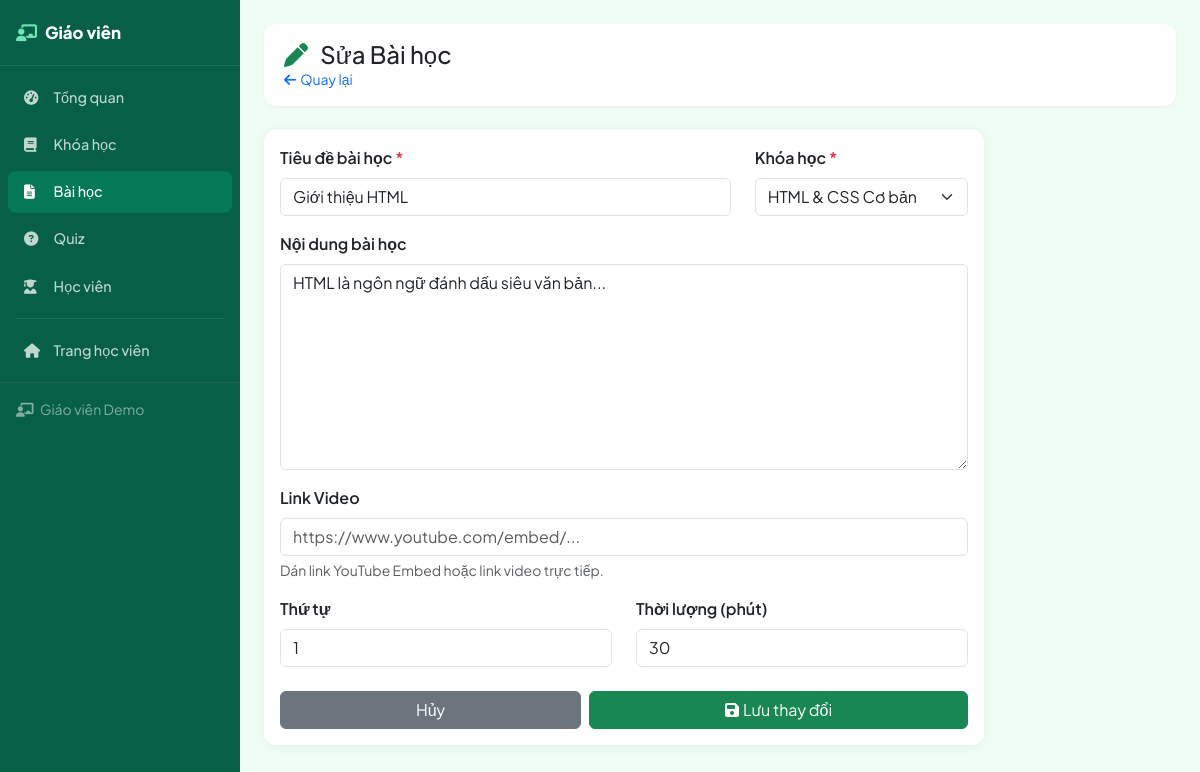
The page /teacher/bai-hoc/form.php?id=1 (signed in) on the database its author committed.
### tables this page shows
CREATE TABLE IF NOT EXISTS khoa_hoc (
    id INT AUTO_INCREMENT PRIMARY KEY,
    ten_khoa_hoc VARCHAR(200) NOT NULL,
    mo_ta TEXT,
    hinh_anh VARCHAR(255),
    gia_tien DECIMAL(10,0) DEFAULT 0,
    id_nguoi_tao INT,
    id_danh_muc INT,
    trang_thai ENUM('ban_nhap', 'da_duyet', 'bi_an') DEFAULT 'ban_nhap',
    ngay_tao TIMESTAMP DEFAULT CURRENT_TIMESTAMP,
    FOREIGN KEY (id_nguoi_tao) REFERENCES nguoi_dung(id) ON DELETE SET NULL,
    FOREIGN KEY (id_danh_muc) REFERENCES danh_muc(id) ON DELETE SET NULL
);

CREATE TABLE IF NOT EXISTS nguoi_dung (
    id INT AUTO_INCREMENT PRIMARY KEY,
    ho_ten VARCHAR(100) NOT NULL,
    email VARCHAR(100) UNIQUE NOT NULL,
    mat_khau VARCHAR(255) NOT NULL,
    vai_tro ENUM('hoc_vien', 'giao_vien', 'quan_tri') DEFAULT 'hoc_vien',
    anh_dai_dien VARCHAR(255) DEFAULT NULL,
    ngay_tao TIMESTAMP DEFAULT CURRENT_TIMESTAMP,
    trang_thai ENUM('hoat_dong', 'khong_hoat_dong') DEFAULT 'hoat_dong'
);

CREATE TABLE IF NOT EXISTS bai_hoc (
    id INT AUTO_INCREMENT PRIMARY KEY,
    id_khoa_hoc INT NOT NULL,
    tieu_de VARCHAR(200) NOT NULL,
    noi_dung TEXT,
    video_url VARCHAR(255),
    thu_tu INT DEFAULT 0,
    thoi_luong_phut INT DEFAULT 0,
    ngay_tao TIMESTAMP DEFAULT CURRENT_TIMESTAMP,
    FOREIGN KEY (id_khoa_hoc) REFERENCES khoa_hoc(id) ON DELETE CASCADE
);

### config/database.php (called while the page is built, shortened)
<?php
class Database {
    private static $instance = null;
    private $conn;
    private function __construct() {
        $this->conn = new mysqli(DB_HOST, DB_USER, DB_PASS, DB_NAME, DB_PORT);
        $this->conn->set_charset("utf8");
    }
    public static function getInstance() {
        if (!self::$instance) {
            self::$instance = new self();
        }
        return self::$instance;
    }
    public function getConnection() {
        return $this->conn;
    }
}
?>

### teacher/bootstrap.php (called while the page is built, shortened)
<?php
require_once dirname(__DIR__) . '/models/auth.php';
$auth = new Auth();
$nguoi_dung = $auth->layThongTinNguoiDung();
?>

### models/auth.php (called while the page is built, shortened)
<?php
require_once __DIR__ . '/../config/database.php';
class Auth {
    public function kiemTraDangNhap() {
        return isset($_SESSION['nguoi_dung']);
    }
    public function layThongTinNguoiDung() {
        if ($this->kiemTraDangNhap()) {
            return $_SESSION['nguoi_dung'];
        }
        return null;
    }
}
?>

### models/khoa_hoc.php (called while the page is built, shortened)
<?php
require_once __DIR__ . '/../config/database.php';
class KhoaHoc {
    private $db;
    public function __construct() {
        $this->db = Database::getInstance()->getConnection();
    }
    public function layTheoId($id) {
        $sql = "SELECT kh.*, nd.ho_ten as ten_giao_vien, dm.ten_danh_muc
                FROM khoa_hoc kh
                LEFT JOIN nguoi_dung nd ON kh.id_nguoi_tao = nd.id
                LEFT JOIN danh_muc dm ON kh.id_danh_muc = dm.id
                WHERE kh.id = ?";
        $stmt = $this->db->prepare($sql);
        $stmt->bind_param("i", $id);
        $stmt->execute();
        return $stmt->get_result()->fetch_assoc();
    }
    public function layKhoaHocCuaGiaoVien($giao_vien_id) {
        $stmt = $this->db->prepare("
            SELECT kh.*, dm.ten_danh_muc,
                   (SELECT COUNT(*) FROM bai_hoc WHERE id_khoa_hoc = kh.id) AS so_bai_hoc,
                   (SELECT COUNT(*) FROM dang_ky_khoa_hoc WHERE id_khoa_hoc = kh.id AND trang_thai = 'da_xac_nhan') AS so_hoc_vien
            FROM khoa_hoc kh
            LEFT JOIN danh_muc dm ON kh.id_danh_muc = dm.id
            WHERE kh.id_nguoi_tao = ?
            ORDER BY kh.ngay_tao DESC
        ");
        $stmt->bind_param("i", $giao_vien_id);
        $stmt->execute();
        return $stmt->get_result()->fetch_all(MYSQLI_ASSOC);
    }
}
?>

### models/bai_hoc.php (called while the page is built, shortened)
<?php
require_once __DIR__ . '/../config/database.php';
class BaiHoc {
    private $db;
    public function __construct() {
        $this->db = Database::getInstance()->getConnection();
    }
    public function layTheoId($id) {
        $stmt = $this->db->prepare("SELECT bh.*, kh.ten_khoa_hoc FROM bai_hoc bh
                                    LEFT JOIN khoa_hoc kh ON bh.id_khoa_hoc = kh.id
                                    WHERE bh.id = ?");
        $stmt->bind_param("i", $id);
        $stmt->execute();
        return $stmt->get_result()->fetch_assoc();
    }
}
?>

### teacher/bai-hoc/form.php (the view, shortened to what this page needs)
<?php
require_once __DIR__ . '/../bootstrap.php';
require_once dirname(__DIR__) . '/models/bai_hoc.php';
require_once dirname(__DIR__) . '/models/khoa_hoc.php';
$bh = new BaiHoc();
$kh = new KhoaHoc();
$id = isset($_GET['id']) ? (int)$_GET['id'] : 0;
$is_edit = $id > 0;
$khoa_list = $kh->layKhoaHocCuaGiaoVien($nguoi_dung['id']);
if ($is_edit) {
    $b = $bh->layTheoId($id);
    $khoa_check = $kh->layTheoId($b['id_khoa_hoc']);
    $page_title = 'Sửa Bài học';
    $form_data = [
        'tieu_de' => $b['tieu_de'],
        'noi_dung' => $b['noi_dung'],
        'video_url' => $b['video_url'],
        'thu_tu' => $b['thu_tu'],
        'thoi_luong_phut' => $b['thoi_luong_phut'],
        'id_khoa_hoc' => $b['id_khoa_hoc'],
    ];
} else {
    $form_data = [
        'tieu_de' => '', 'noi_dung' => '', 'video_url' => '',
        'thu_tu' => '', 'thoi_luong_phut' => 15,
        'id_khoa_hoc' => isset($_GET['khoa_hoc']) ? (int)$_GET['khoa_hoc'] : '',
    ];
}
include __DIR__ . '/../partials/layout_start.php';
?>
<div class="tv-topbar">
    <div>
        <h1 class="h4 mb-0">
            <i class="fas fa-<?php echo $is_edit ? 'pen' : 'plus'; ?> me-2 text-success"></i>
            <?php echo $page_title; ?>
        </h1>
        <p class="text-muted small mb-0">
            <a href="index.php" class="text-decoration-none"><i class="fas fa-arrow-left me-1"></i>Quay lại</a>
        </p>
    </div>
</div>
<div class="card tv-stat-card" style="max-width:720px">
    <div class="card-body">
        <form method="POST">
            <div class="row">
                <div class="col-md-8 mb-3">
                    <label class="form-label fw-semibold">Tiêu đề bài học <span class="text-danger">*</span></label>
                    <input type="text" class="form-control" name="tieu_de" required
                           value="<?php echo htmlspecialchars($form_data['tieu_de']); ?>"
                           placeholder="VD: Giới thiệu HTML cơ bản">
                </div>
                <div class="col-md-4 mb-3">
                    <label class="form-label fw-semibold">Khóa học <span class="text-danger">*</span></label>
                    <select class="form-select" name="id_khoa_hoc" required>
                        <?php foreach ($khoa_list as $k): ?>
                            <option value="<?php echo $k['id']; ?>"
                                <?php if ($form_data['id_khoa_hoc'] == $k['id']) echo 'selected'; ?>>
                                <?php echo htmlspecialchars($k['ten_khoa_hoc']); ?>
                            </option>
                        <?php endforeach; ?>
                    </select>
                </div>
            </div>
            <div class="mb-3">
                <label class="form-label fw-semibold">Nội dung bài học</label>
                <textarea class="form-control" name="noi_dung" rows="8"
                          placeholder="Nhập nội dung bài học..."><?php
                          echo htmlspecialchars($form_data['noi_dung']); ?></textarea>
            </div>
            <div class="mb-3">
                <label class="form-label fw-semibold">Link Video</label>
                <input type="url" class="form-control" name="video_url"
                       value="<?php echo htmlspecialchars($form_data['video_url']); ?>"
                       placeholder="https://www.youtube.com/embed/...">
                <div class="form-text">Dán link YouTube Embed hoặc link video trực tiếp.</div>
            </div>
            <div class="row">
                <div class="col-6 mb-3">
                    <label class="form-label fw-semibold">Thứ tự</label>
                    <input type="number" class="form-control" name="thu_tu" min="1"
                           value="<?php echo $form_data['thu_tu']; ?>">
                </div>
                <div class="col-6 mb-4">
                    <label class="form-label fw-semibold">Thời lượng (phút)</label>
                    <input type="number" class="form-control" name="thoi_luong_phut" min="1"
                           value="<?php echo $form_data['thoi_luong_phut']; ?>">
                </div>
            </div>
            <div class="d-flex gap-2">
                <a href="index.php" class="btn btn-secondary flex-fill">Hủy</a>
                <button type="submit" class="btn btn-success flex-fill">
                    <i class="fas fa-save me-1"></i><?php echo $is_edit ? 'Lưu thay đổi' : 'Thêm bài học'; ?>
                </button>
            </div>
        </form>
    </div>
</div>
<?php include __DIR__ . '/../partials/layout_end.php'; ?>

### teacher/partials/layout_start.php (shortened to what this page needs)
<!DOCTYPE html>
<html lang="vi">
<head>
    <link href="https://cdn.jsdelivr.net/npm/bootstrap@5.3.0/dist/css/bootstrap.min.css" rel="stylesheet">
    <link href="https://cdnjs.cloudflare.com/ajax/libs/font-awesome/6.4.0/css/all.min.css" rel="stylesheet">
</head>
<body>
    <nav class="tv-sidebar">
        <div class="brand">
            <i class="fas fa-chalkboard-teacher me-2"></i>Giáo viên
        </div>
        <ul class="nav flex-column py-2">
            <li class="nav-item">
                <a class="nav-link <?php echo basename($_SERVER['SCRIPT_NAME']) === 'index.php' ? 'active' : ''; ?>"
                   href="<?php echo SITE_URL; ?>/teacher/index.php">
                    <i class="fas fa-gauge-high me-2"></i>Tổng quan
                </a>
            </li>
            <li class="nav-item">
                <a class="nav-link <?php echo strpos($_SERVER['SCRIPT_NAME'], 'khoa-hoc') !== false ? 'active' : ''; ?>"
                   href="<?php echo SITE_URL; ?>/teacher/khoa-hoc/index.php">
                    <i class="fas fa-book me-2"></i>Khóa học
                </a>
            </li>
            <li class="nav-item">
                <a class="nav-link <?php echo strpos($_SERVER['SCRIPT_NAME'], 'bai-hoc') !== false ? 'active' : ''; ?>"
                   href="<?php echo SITE_URL; ?>/teacher/bai-hoc/index.php">
                    <i class="fas fa-file-lines me-2"></i>Bài học
                </a>
            </li>
            <li class="nav-item">
                <a class="nav-link <?php echo strpos($_SERVER['SCRIPT_NAME'], 'quiz') !== false ? 'active' : ''; ?>"
                   href="<?php echo SITE_URL; ?>/teacher/quiz/index.php">
                    <i class="fas fa-circle-question me-2"></i>Quiz
                </a>
            </li>
            <li class="nav-item">
                <a class="nav-link <?php echo strpos($_SERVER['SCRIPT_NAME'], 'hoc-vien') !== false ? 'active' : ''; ?>"
                   href="<?php echo SITE_URL; ?>/teacher/hoc-vien/index.php">
                    <i class="fas fa-user-graduate me-2"></i>Học viên
                </a>
            </li>
            <div class="sidebar-divider"></div>
            <li class="nav-item">
                <a class="nav-link" href="<?php echo SITE_URL; ?>/views/home/index.php">
                    <i class="fas fa-house me-2"></i>Trang học viên
                </a>
            </li>
        </ul>
        <div class="p-3 border-top border-secondary border-opacity-25 small text-white-50 mt-auto">
            <i class="fas fa-chalkboard-teacher me-1"></i>
            <?php echo htmlspecialchars($nguoi_dung['ho_ten'] ?? ''); ?>
        </div>
    </nav>
    <div class="tv-main">

### teacher/partials/layout_start.php (style rules this page uses)
:root { --tv-sidebar: #065f46; --tv-sidebar-hover: #047857; --tv-body: #f0fdf4; --tv-accent: #10B981; --tv-accent2: #059669; }
* { box-sizing: border-box; }
body { font-family: 'Plus Jakarta Sans', sans-serif; background: var(--tv-body); min-height: 100vh; margin: 0; }
.tv-sidebar { background: var(--tv-sidebar); min-height: 100vh; position: fixed; top: 0; bottom: 0; left: 0; width: 240px; z-index: 1000; overflow-y: auto; }
.tv-sidebar .brand { padding: 1.25rem 1rem; border-bottom: 1px solid rgba(255,255,255,0.1); color: #fff; font-weight: 800; font-size: 1.05rem; }
.tv-sidebar .brand i { color: #6ee7b7; }
.tv-sidebar .nav-link { color: rgba(255,255,255,0.75); padding: 0.65rem 1rem; border-radius: 8px; margin: 0.15rem 0.5rem; font-weight: 500; font-size: 0.9rem; }
.tv-sidebar .nav-link:hover, .tv-sidebar .nav-link.active { background: var(--tv-sidebar-hover); color: #fff; }
.tv-sidebar .nav-link i { width: 1.35rem; }
.tv-sidebar .sidebar-divider { border-top: 1px solid rgba(255,255,255,0.1); margin: 0.5rem 1rem; }
.tv-main { margin-left: 240px; padding: 1.5rem; }
.tv-topbar { background: #fff; border-radius: 12px; padding: 1rem 1.25rem; box-shadow: 0 1px 3px rgba(0,0,0,0.06); margin-bottom: 1.5rem; }
.tv-stat-card { border: none; border-radius: 12px; box-shadow: 0 2px 12px rgba(0,0,0,0.06); }

### rows shown on the page
khoa_hoc: id_nguoi_tao.ho_ten "Giáo viên Demo"
bai_hoc: tieu_de "Giới thiệu HTML", id_khoa_hoc "HTML & CSS Cơ bản", noi_dung "HTML là ngôn ngữ đánh dấu siêu văn bản...", thu_tu "1", thoi_luong_phut "30"

### other values the page prints
$page_title "Sửa Bài học"
